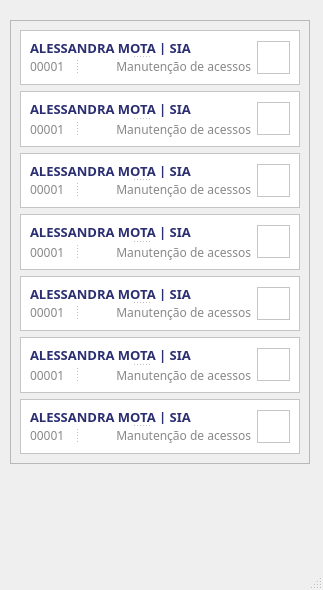
<?xml version="1.0" encoding="UTF-8"?>
<ui version="4.0">
 <class>MainWindow</class>
 <widget class="QMainWindow" name="MainWindow">
  <property name="geometry">
   <rect>
    <x>0</x>
    <y>0</y>
    <width>323</width>
    <height>590</height>
   </rect>
  </property>
  <property name="windowTitle">
   <string>MainWindow</string>
  </property>
  <widget class="QWidget" name="centralwidget">
   <widget class="QFrame" name="ChamadoFrameCham">
    <property name="geometry">
     <rect>
      <x>10</x>
      <y>20</y>
      <width>300</width>
      <height>444</height>
     </rect>
    </property>
    <property name="minimumSize">
     <size>
      <width>300</width>
      <height>0</height>
     </size>
    </property>
    <property name="frameShape">
     <enum>QFrame::StyledPanel</enum>
    </property>
    <property name="frameShadow">
     <enum>QFrame::Raised</enum>
    </property>
    <layout class="QVBoxLayout" name="verticalLayout_8">
     <item>
      <widget class="QFrame" name="frame_22">
       <property name="minimumSize">
        <size>
         <width>0</width>
         <height>54</height>
        </size>
       </property>
       <property name="maximumSize">
        <size>
         <width>16777215</width>
         <height>60</height>
        </size>
       </property>
       <property name="styleSheet">
        <string notr="true">background-color: rgb(255, 255, 255);</string>
       </property>
       <property name="frameShape">
        <enum>QFrame::StyledPanel</enum>
       </property>
       <property name="frameShadow">
        <enum>QFrame::Raised</enum>
       </property>
       <layout class="QHBoxLayout" name="horizontalLayout_7">
        <property name="leftMargin">
         <number>9</number>
        </property>
        <property name="topMargin">
         <number>9</number>
        </property>
        <property name="rightMargin">
         <number>9</number>
        </property>
        <property name="bottomMargin">
         <number>9</number>
        </property>
        <item>
         <widget class="QSplitter" name="splitter_20">
          <property name="orientation">
           <enum>Qt::Vertical</enum>
          </property>
          <widget class="QLabel" name="ChaLabelNome02">
           <property name="font">
            <font>
             <family>Asap</family>
             <pointsize>10</pointsize>
             <weight>75</weight>
             <bold>true</bold>
            </font>
           </property>
           <property name="styleSheet">
            <string notr="true">color: rgb(43, 46, 113);</string>
           </property>
           <property name="text">
            <string>ALESSANDRA MOTA | SIA</string>
           </property>
          </widget>
          <widget class="QSplitter" name="splitter_21">
           <property name="orientation">
            <enum>Qt::Horizontal</enum>
           </property>
           <widget class="QLabel" name="ChaLabelCod2">
            <property name="font">
             <font>
              <family>Asap</family>
              <pointsize>9</pointsize>
             </font>
            </property>
            <property name="styleSheet">
             <string notr="true">color: rgb(136, 136, 136);</string>
            </property>
            <property name="text">
             <string>00001</string>
            </property>
            <property name="alignment">
             <set>Qt::AlignLeading|Qt::AlignLeft|Qt::AlignVCenter</set>
            </property>
           </widget>
           <widget class="QLabel" name="ChaLabelServico2">
            <property name="font">
             <font>
              <family>Asap</family>
              <pointsize>9</pointsize>
             </font>
            </property>
            <property name="styleSheet">
             <string notr="true">color: rgb(136, 136, 136);</string>
            </property>
            <property name="text">
             <string>Manutenção de acessos</string>
            </property>
            <property name="alignment">
             <set>Qt::AlignRight|Qt::AlignTrailing|Qt::AlignVCenter</set>
            </property>
           </widget>
          </widget>
         </widget>
        </item>
        <item>
         <widget class="QFrame" name="ChaFrame2">
          <property name="minimumSize">
           <size>
            <width>33</width>
            <height>33</height>
           </size>
          </property>
          <property name="maximumSize">
           <size>
            <width>33</width>
            <height>33</height>
           </size>
          </property>
          <property name="frameShape">
           <enum>QFrame::StyledPanel</enum>
          </property>
          <property name="frameShadow">
           <enum>QFrame::Raised</enum>
          </property>
         </widget>
        </item>
       </layout>
      </widget>
     </item>
     <item>
      <widget class="QFrame" name="frame_24">
       <property name="minimumSize">
        <size>
         <width>0</width>
         <height>54</height>
        </size>
       </property>
       <property name="maximumSize">
        <size>
         <width>16777215</width>
         <height>60</height>
        </size>
       </property>
       <property name="styleSheet">
        <string notr="true">background-color: rgb(255, 255, 255);</string>
       </property>
       <property name="frameShape">
        <enum>QFrame::StyledPanel</enum>
       </property>
       <property name="frameShadow">
        <enum>QFrame::Raised</enum>
       </property>
       <layout class="QHBoxLayout" name="horizontalLayout_9">
        <property name="leftMargin">
         <number>9</number>
        </property>
        <property name="topMargin">
         <number>9</number>
        </property>
        <property name="rightMargin">
         <number>9</number>
        </property>
        <property name="bottomMargin">
         <number>9</number>
        </property>
        <item>
         <widget class="QSplitter" name="splitter_22">
          <property name="orientation">
           <enum>Qt::Vertical</enum>
          </property>
          <widget class="QLabel" name="ChaLabelNome03">
           <property name="font">
            <font>
             <family>Asap</family>
             <pointsize>10</pointsize>
             <weight>75</weight>
             <bold>true</bold>
            </font>
           </property>
           <property name="styleSheet">
            <string notr="true">color: rgb(43, 46, 113);</string>
           </property>
           <property name="text">
            <string>ALESSANDRA MOTA | SIA</string>
           </property>
          </widget>
          <widget class="QSplitter" name="splitter_23">
           <property name="orientation">
            <enum>Qt::Horizontal</enum>
           </property>
           <widget class="QLabel" name="ChaLabelCod3">
            <property name="font">
             <font>
              <family>Asap</family>
              <pointsize>9</pointsize>
             </font>
            </property>
            <property name="styleSheet">
             <string notr="true">color: rgb(136, 136, 136);</string>
            </property>
            <property name="text">
             <string>00001</string>
            </property>
            <property name="alignment">
             <set>Qt::AlignLeading|Qt::AlignLeft|Qt::AlignVCenter</set>
            </property>
           </widget>
           <widget class="QLabel" name="ChaLabelServico3">
            <property name="font">
             <font>
              <family>Asap</family>
              <pointsize>9</pointsize>
             </font>
            </property>
            <property name="styleSheet">
             <string notr="true">color: rgb(136, 136, 136);</string>
            </property>
            <property name="text">
             <string>Manutenção de acessos</string>
            </property>
            <property name="alignment">
             <set>Qt::AlignRight|Qt::AlignTrailing|Qt::AlignVCenter</set>
            </property>
           </widget>
          </widget>
         </widget>
        </item>
        <item>
         <widget class="QFrame" name="ChaFrame3">
          <property name="minimumSize">
           <size>
            <width>33</width>
            <height>33</height>
           </size>
          </property>
          <property name="maximumSize">
           <size>
            <width>33</width>
            <height>33</height>
           </size>
          </property>
          <property name="frameShape">
           <enum>QFrame::StyledPanel</enum>
          </property>
          <property name="frameShadow">
           <enum>QFrame::Raised</enum>
          </property>
         </widget>
        </item>
       </layout>
      </widget>
     </item>
     <item>
      <widget class="QFrame" name="frame_26">
       <property name="minimumSize">
        <size>
         <width>0</width>
         <height>54</height>
        </size>
       </property>
       <property name="maximumSize">
        <size>
         <width>16777215</width>
         <height>60</height>
        </size>
       </property>
       <property name="styleSheet">
        <string notr="true">background-color: rgb(255, 255, 255);</string>
       </property>
       <property name="frameShape">
        <enum>QFrame::StyledPanel</enum>
       </property>
       <property name="frameShadow">
        <enum>QFrame::Raised</enum>
       </property>
       <layout class="QHBoxLayout" name="horizontalLayout_10">
        <property name="leftMargin">
         <number>9</number>
        </property>
        <property name="topMargin">
         <number>9</number>
        </property>
        <property name="rightMargin">
         <number>9</number>
        </property>
        <property name="bottomMargin">
         <number>9</number>
        </property>
        <item>
         <widget class="QSplitter" name="splitter_24">
          <property name="orientation">
           <enum>Qt::Vertical</enum>
          </property>
          <widget class="QLabel" name="ChaLabelNome04">
           <property name="font">
            <font>
             <family>Asap</family>
             <pointsize>10</pointsize>
             <weight>75</weight>
             <bold>true</bold>
            </font>
           </property>
           <property name="styleSheet">
            <string notr="true">color: rgb(43, 46, 113);</string>
           </property>
           <property name="text">
            <string>ALESSANDRA MOTA | SIA</string>
           </property>
          </widget>
          <widget class="QSplitter" name="splitter_25">
           <property name="orientation">
            <enum>Qt::Horizontal</enum>
           </property>
           <widget class="QLabel" name="ChaLabelCod4">
            <property name="font">
             <font>
              <family>Asap</family>
              <pointsize>9</pointsize>
             </font>
            </property>
            <property name="styleSheet">
             <string notr="true">color: rgb(136, 136, 136);</string>
            </property>
            <property name="text">
             <string>00001</string>
            </property>
            <property name="alignment">
             <set>Qt::AlignLeading|Qt::AlignLeft|Qt::AlignVCenter</set>
            </property>
           </widget>
           <widget class="QLabel" name="ChaLabelServico4">
            <property name="font">
             <font>
              <family>Asap</family>
              <pointsize>9</pointsize>
             </font>
            </property>
            <property name="styleSheet">
             <string notr="true">color: rgb(136, 136, 136);</string>
            </property>
            <property name="text">
             <string>Manutenção de acessos</string>
            </property>
            <property name="alignment">
             <set>Qt::AlignRight|Qt::AlignTrailing|Qt::AlignVCenter</set>
            </property>
           </widget>
          </widget>
         </widget>
        </item>
        <item>
         <widget class="QFrame" name="ChaFrame4">
          <property name="minimumSize">
           <size>
            <width>33</width>
            <height>33</height>
           </size>
          </property>
          <property name="maximumSize">
           <size>
            <width>33</width>
            <height>33</height>
           </size>
          </property>
          <property name="frameShape">
           <enum>QFrame::StyledPanel</enum>
          </property>
          <property name="frameShadow">
           <enum>QFrame::Raised</enum>
          </property>
         </widget>
        </item>
       </layout>
      </widget>
     </item>
     <item>
      <widget class="QFrame" name="frame_28">
       <property name="minimumSize">
        <size>
         <width>0</width>
         <height>54</height>
        </size>
       </property>
       <property name="maximumSize">
        <size>
         <width>16777215</width>
         <height>60</height>
        </size>
       </property>
       <property name="styleSheet">
        <string notr="true">background-color: rgb(255, 255, 255);</string>
       </property>
       <property name="frameShape">
        <enum>QFrame::StyledPanel</enum>
       </property>
       <property name="frameShadow">
        <enum>QFrame::Raised</enum>
       </property>
       <layout class="QHBoxLayout" name="horizontalLayout_11">
        <property name="leftMargin">
         <number>9</number>
        </property>
        <property name="topMargin">
         <number>9</number>
        </property>
        <property name="rightMargin">
         <number>9</number>
        </property>
        <property name="bottomMargin">
         <number>9</number>
        </property>
        <item>
         <widget class="QSplitter" name="splitter_26">
          <property name="orientation">
           <enum>Qt::Vertical</enum>
          </property>
          <widget class="QLabel" name="ChaLabelNome05">
           <property name="font">
            <font>
             <family>Asap</family>
             <pointsize>10</pointsize>
             <weight>75</weight>
             <bold>true</bold>
            </font>
           </property>
           <property name="styleSheet">
            <string notr="true">color: rgb(43, 46, 113);</string>
           </property>
           <property name="text">
            <string>ALESSANDRA MOTA | SIA</string>
           </property>
          </widget>
          <widget class="QSplitter" name="splitter_27">
           <property name="orientation">
            <enum>Qt::Horizontal</enum>
           </property>
           <widget class="QLabel" name="ChaLabelCod5">
            <property name="font">
             <font>
              <family>Asap</family>
              <pointsize>9</pointsize>
             </font>
            </property>
            <property name="styleSheet">
             <string notr="true">color: rgb(136, 136, 136);</string>
            </property>
            <property name="text">
             <string>00001</string>
            </property>
            <property name="alignment">
             <set>Qt::AlignLeading|Qt::AlignLeft|Qt::AlignVCenter</set>
            </property>
           </widget>
           <widget class="QLabel" name="ChaLabelServico5">
            <property name="font">
             <font>
              <family>Asap</family>
              <pointsize>9</pointsize>
             </font>
            </property>
            <property name="styleSheet">
             <string notr="true">color: rgb(136, 136, 136);</string>
            </property>
            <property name="text">
             <string>Manutenção de acessos</string>
            </property>
            <property name="alignment">
             <set>Qt::AlignRight|Qt::AlignTrailing|Qt::AlignVCenter</set>
            </property>
           </widget>
          </widget>
         </widget>
        </item>
        <item>
         <widget class="QFrame" name="ChaFrame5">
          <property name="minimumSize">
           <size>
            <width>33</width>
            <height>33</height>
           </size>
          </property>
          <property name="maximumSize">
           <size>
            <width>33</width>
            <height>33</height>
           </size>
          </property>
          <property name="frameShape">
           <enum>QFrame::StyledPanel</enum>
          </property>
          <property name="frameShadow">
           <enum>QFrame::Raised</enum>
          </property>
         </widget>
        </item>
       </layout>
      </widget>
     </item>
     <item>
      <widget class="QFrame" name="frame_30">
       <property name="minimumSize">
        <size>
         <width>0</width>
         <height>54</height>
        </size>
       </property>
       <property name="maximumSize">
        <size>
         <width>16777215</width>
         <height>60</height>
        </size>
       </property>
       <property name="styleSheet">
        <string notr="true">background-color: rgb(255, 255, 255);</string>
       </property>
       <property name="frameShape">
        <enum>QFrame::StyledPanel</enum>
       </property>
       <property name="frameShadow">
        <enum>QFrame::Raised</enum>
       </property>
       <layout class="QHBoxLayout" name="horizontalLayout_12">
        <property name="leftMargin">
         <number>9</number>
        </property>
        <property name="topMargin">
         <number>9</number>
        </property>
        <property name="rightMargin">
         <number>9</number>
        </property>
        <property name="bottomMargin">
         <number>9</number>
        </property>
        <item>
         <widget class="QSplitter" name="splitter_28">
          <property name="orientation">
           <enum>Qt::Vertical</enum>
          </property>
          <widget class="QLabel" name="ChaLabelNome06">
           <property name="font">
            <font>
             <family>Asap</family>
             <pointsize>10</pointsize>
             <weight>75</weight>
             <bold>true</bold>
            </font>
           </property>
           <property name="styleSheet">
            <string notr="true">color: rgb(43, 46, 113);</string>
           </property>
           <property name="text">
            <string>ALESSANDRA MOTA | SIA</string>
           </property>
          </widget>
          <widget class="QSplitter" name="splitter_29">
           <property name="orientation">
            <enum>Qt::Horizontal</enum>
           </property>
           <widget class="QLabel" name="ChaLabelCod6">
            <property name="font">
             <font>
              <family>Asap</family>
              <pointsize>9</pointsize>
             </font>
            </property>
            <property name="styleSheet">
             <string notr="true">color: rgb(136, 136, 136);</string>
            </property>
            <property name="text">
             <string>00001</string>
            </property>
            <property name="alignment">
             <set>Qt::AlignLeading|Qt::AlignLeft|Qt::AlignVCenter</set>
            </property>
           </widget>
           <widget class="QLabel" name="ChaLabelServico6">
            <property name="font">
             <font>
              <family>Asap</family>
              <pointsize>9</pointsize>
             </font>
            </property>
            <property name="styleSheet">
             <string notr="true">color: rgb(136, 136, 136);</string>
            </property>
            <property name="text">
             <string>Manutenção de acessos</string>
            </property>
            <property name="alignment">
             <set>Qt::AlignRight|Qt::AlignTrailing|Qt::AlignVCenter</set>
            </property>
           </widget>
          </widget>
         </widget>
        </item>
        <item>
         <widget class="QFrame" name="ChaFrame6">
          <property name="minimumSize">
           <size>
            <width>33</width>
            <height>33</height>
           </size>
          </property>
          <property name="maximumSize">
           <size>
            <width>33</width>
            <height>33</height>
           </size>
          </property>
          <property name="frameShape">
           <enum>QFrame::StyledPanel</enum>
          </property>
          <property name="frameShadow">
           <enum>QFrame::Raised</enum>
          </property>
         </widget>
        </item>
       </layout>
      </widget>
     </item>
     <item>
      <widget class="QFrame" name="frame_32">
       <property name="minimumSize">
        <size>
         <width>0</width>
         <height>54</height>
        </size>
       </property>
       <property name="maximumSize">
        <size>
         <width>16777215</width>
         <height>60</height>
        </size>
       </property>
       <property name="styleSheet">
        <string notr="true">background-color: rgb(255, 255, 255);</string>
       </property>
       <property name="frameShape">
        <enum>QFrame::StyledPanel</enum>
       </property>
       <property name="frameShadow">
        <enum>QFrame::Raised</enum>
       </property>
       <layout class="QHBoxLayout" name="horizontalLayout_13">
        <property name="leftMargin">
         <number>9</number>
        </property>
        <property name="topMargin">
         <number>9</number>
        </property>
        <property name="rightMargin">
         <number>9</number>
        </property>
        <property name="bottomMargin">
         <number>9</number>
        </property>
        <item>
         <widget class="QSplitter" name="splitter_30">
          <property name="orientation">
           <enum>Qt::Vertical</enum>
          </property>
          <widget class="QLabel" name="ChaLabelNome07">
           <property name="font">
            <font>
             <family>Asap</family>
             <pointsize>10</pointsize>
             <weight>75</weight>
             <bold>true</bold>
            </font>
           </property>
           <property name="styleSheet">
            <string notr="true">color: rgb(43, 46, 113);</string>
           </property>
           <property name="text">
            <string>ALESSANDRA MOTA | SIA</string>
           </property>
          </widget>
          <widget class="QSplitter" name="splitter_31">
           <property name="orientation">
            <enum>Qt::Horizontal</enum>
           </property>
           <widget class="QLabel" name="ChaLabelCod7">
            <property name="font">
             <font>
              <family>Asap</family>
              <pointsize>9</pointsize>
             </font>
            </property>
            <property name="styleSheet">
             <string notr="true">color: rgb(136, 136, 136);</string>
            </property>
            <property name="text">
             <string>00001</string>
            </property>
            <property name="alignment">
             <set>Qt::AlignLeading|Qt::AlignLeft|Qt::AlignVCenter</set>
            </property>
           </widget>
           <widget class="QLabel" name="ChaLabelServico7">
            <property name="font">
             <font>
              <family>Asap</family>
              <pointsize>9</pointsize>
             </font>
            </property>
            <property name="styleSheet">
             <string notr="true">color: rgb(136, 136, 136);</string>
            </property>
            <property name="text">
             <string>Manutenção de acessos</string>
            </property>
            <property name="alignment">
             <set>Qt::AlignRight|Qt::AlignTrailing|Qt::AlignVCenter</set>
            </property>
           </widget>
          </widget>
         </widget>
        </item>
        <item>
         <widget class="QFrame" name="ChaFrame7">
          <property name="minimumSize">
           <size>
            <width>33</width>
            <height>33</height>
           </size>
          </property>
          <property name="maximumSize">
           <size>
            <width>33</width>
            <height>33</height>
           </size>
          </property>
          <property name="frameShape">
           <enum>QFrame::StyledPanel</enum>
          </property>
          <property name="frameShadow">
           <enum>QFrame::Raised</enum>
          </property>
         </widget>
        </item>
       </layout>
      </widget>
     </item>
     <item>
      <widget class="QFrame" name="frame_34">
       <property name="minimumSize">
        <size>
         <width>0</width>
         <height>54</height>
        </size>
       </property>
       <property name="maximumSize">
        <size>
         <width>16777215</width>
         <height>60</height>
        </size>
       </property>
       <property name="styleSheet">
        <string notr="true">background-color: rgb(255, 255, 255);</string>
       </property>
       <property name="frameShape">
        <enum>QFrame::StyledPanel</enum>
       </property>
       <property name="frameShadow">
        <enum>QFrame::Raised</enum>
       </property>
       <layout class="QHBoxLayout" name="horizontalLayout_15">
        <property name="leftMargin">
         <number>9</number>
        </property>
        <property name="topMargin">
         <number>9</number>
        </property>
        <property name="rightMargin">
         <number>9</number>
        </property>
        <property name="bottomMargin">
         <number>9</number>
        </property>
        <item>
         <widget class="QSplitter" name="splitter_32">
          <property name="orientation">
           <enum>Qt::Vertical</enum>
          </property>
          <widget class="QLabel" name="ChaLabelNome08">
           <property name="font">
            <font>
             <family>Asap</family>
             <pointsize>10</pointsize>
             <weight>75</weight>
             <bold>true</bold>
            </font>
           </property>
           <property name="styleSheet">
            <string notr="true">color: rgb(43, 46, 113);</string>
           </property>
           <property name="text">
            <string>ALESSANDRA MOTA | SIA</string>
           </property>
          </widget>
          <widget class="QSplitter" name="splitter_33">
           <property name="orientation">
            <enum>Qt::Horizontal</enum>
           </property>
           <widget class="QLabel" name="ChaLabelCod8">
            <property name="font">
             <font>
              <family>Asap</family>
              <pointsize>9</pointsize>
             </font>
            </property>
            <property name="styleSheet">
             <string notr="true">color: rgb(136, 136, 136);</string>
            </property>
            <property name="text">
             <string>00001</string>
            </property>
            <property name="alignment">
             <set>Qt::AlignLeading|Qt::AlignLeft|Qt::AlignVCenter</set>
            </property>
           </widget>
           <widget class="QLabel" name="ChaLabelServico8">
            <property name="font">
             <font>
              <family>Asap</family>
              <pointsize>9</pointsize>
             </font>
            </property>
            <property name="styleSheet">
             <string notr="true">color: rgb(136, 136, 136);</string>
            </property>
            <property name="text">
             <string>Manutenção de acessos</string>
            </property>
            <property name="alignment">
             <set>Qt::AlignRight|Qt::AlignTrailing|Qt::AlignVCenter</set>
            </property>
           </widget>
          </widget>
         </widget>
        </item>
        <item>
         <widget class="QFrame" name="ChaFrame8">
          <property name="minimumSize">
           <size>
            <width>33</width>
            <height>33</height>
           </size>
          </property>
          <property name="maximumSize">
           <size>
            <width>33</width>
            <height>33</height>
           </size>
          </property>
          <property name="frameShape">
           <enum>QFrame::StyledPanel</enum>
          </property>
          <property name="frameShadow">
           <enum>QFrame::Raised</enum>
          </property>
         </widget>
        </item>
       </layout>
      </widget>
     </item>
    </layout>
   </widget>
  </widget>
  <widget class="QMenuBar" name="menubar">
   <property name="geometry">
    <rect>
     <x>0</x>
     <y>0</y>
     <width>323</width>
     <height>26</height>
    </rect>
   </property>
  </widget>
  <widget class="QStatusBar" name="statusbar"/>
 </widget>
 <resources/>
 <connections/>
</ui>
